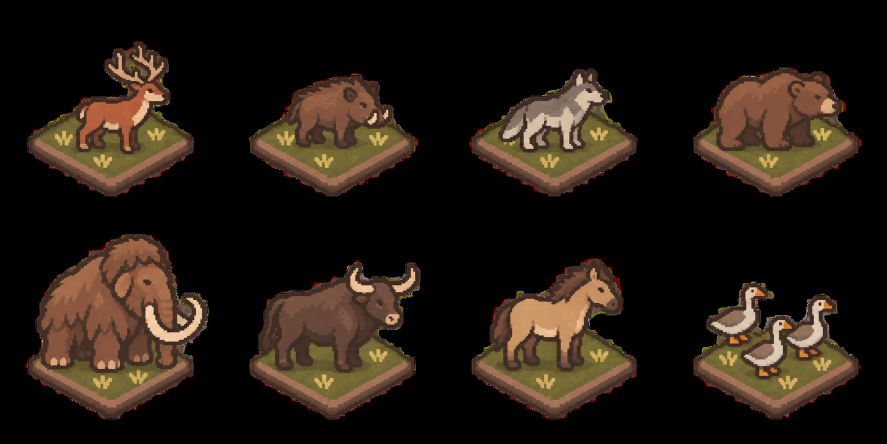
#> input picture art/sheets/animals-1.png, 1774 x 887 px (shown at 1/2 size)
$ python -i build_atlas.py   (imports and definitions only)
#> lines starting #> are read from the running program, lines starting #| are printed output that depends on the picture
"""Cut the generated picture sheets in art/ into the sprite atlas the map uses.

    uv run python tools/build_atlas.py

Reads art/manifest.yaml, writes frontend/public/sprites/atlas.png and atlas.json
(PixiJS spritesheet format). Run it again whenever a sheet is added or replaced,
then rebuild the frontend.

The sheets come out of an image generator, so nothing on them is exact: cells
have no fixed size and every ground tile carries a dark outline and an earth rim.
The cutter therefore measures each picture itself. It finds the ground diamond by
its widest row, takes only the inner part of the top face and stretches it to an
exact 2:1 diamond, so neighbouring tiles meet without a seam.
"""

from __future__ import annotations

import json
import sys
from pathlib import Path

import numpy as np
import yaml
from PIL import Image

ROOT = Path(__file__).resolve().parent.parent
TILE_W, TILE_H = 64, 32
OBJECT_W = 96  # objects may overhang their tile on both sides
INSET = 0.86  # share of the ground diamond that lies inside its outline
PADDING = 2


# [22 lines left out: functions runs, cells, not called in this run]


def ground(solid: np.ndarray) -> tuple[float, float, float]:
    """Centre and width of the ground diamond: (centre x, centre y, width).

    The diamond is widest at its left and right corners. Below them the rim
    keeps that width for a few rows, so the topmost of the widest rows is the
    middle of the top face. Only the lower part is searched, because a tree
    crown can be wider than the ground it stands on.
    """
    height = solid.shape[0]
    first = np.argmax(solid, axis=1)
    last = solid.shape[1] - np.argmax(solid[:, ::-1], axis=1)
    width = np.where(solid.any(axis=1), last - first, 0)
    lower = max(0, height - int(width[-height // 3 :].max() * 0.75))
    widest = int(width[lower:].max())
    middle = lower + int(np.argmax(width[lower:] >= widest - 6))
    return (first[middle] + last[middle]) / 2, float(middle), float(widest)


# [8 lines left out: function resample, not called in this run]


def diamond_distance(width: int, height: int, cx: float, cy: float) -> np.ndarray:
    ys, xs = np.mgrid[0:height, 0:width]
    return np.abs(xs - cx) / (TILE_W / 2) + np.abs(ys - cy) / (TILE_H / 2)


def cut_terrain(picture: np.ndarray) -> np.ndarray:
    cx, cy, width = ground(picture[..., 3] > 128)
    half_w, half_h = width * INSET / 2, width * INSET / 4
    tile = resample(picture, (cx - half_w, cy - half_h, cx + half_w, cy + half_h), (TILE_W, TILE_H))
    inside = diamond_distance(TILE_W, TILE_H, TILE_W / 2 - 0.5, TILE_H / 2 - 0.5) <= 1.0
    tile[..., 3] = np.where(inside, 255, 0)
    return tile


# [176 lines left out: functions cut_object, largest_parts, main, not called in this run]


# [2 lines not run here, left out]

>>> import cv2
>>> picture = cv2.imread('../art/sheets/animals-1.png', cv2.IMREAD_GRAYSCALE)
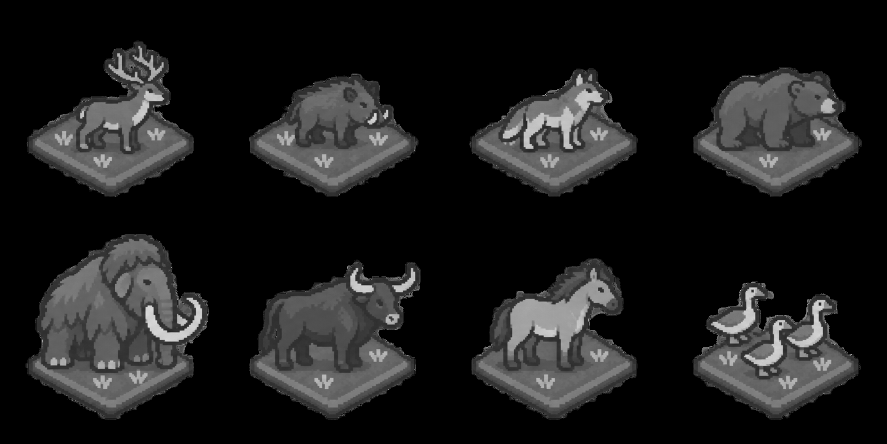
#> picture: shape (887, 1774) (shown at 1/2 size); min 0, max 255, mean 28.6
>>> result = cut_terrain(picture)
#> (the run stopped early here; a loop or call above may not have finished)
